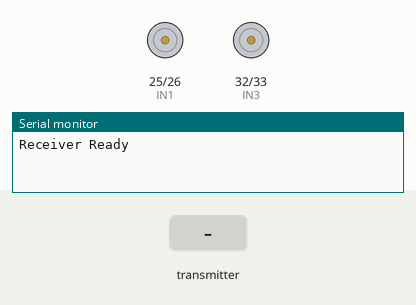
The sketch below on a simulated ESP32. On the bench: motor-driver pin pairs drawn as motors (green arrow = first pin HIGH = forward, orange = second pin HIGH = backward, longer = more drive, scaled by the enable pin), the last lines printed to the serial monitor. The test bench sets the inputs (shaded band).

Above: at 1.2 s.
1.3 s: the transmitter starts sending pitch = -100
At 2.1 s:
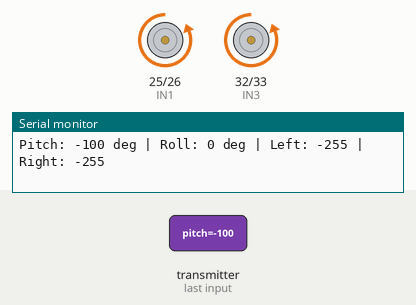
2.8 s: the transmitter starts sending roll = -100
At 3.2 s:
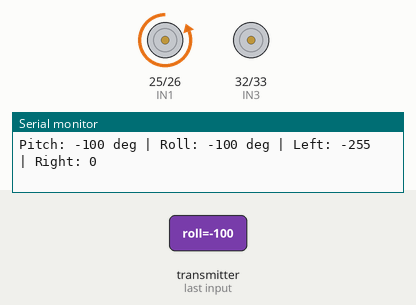
4.3 s: the transmitter starts sending pitch = 0
At 5.5 s:
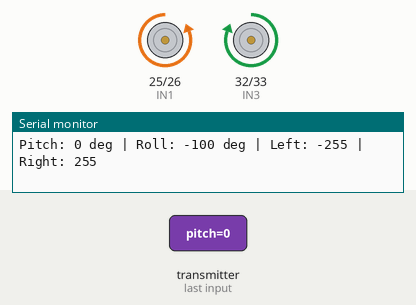
5.8 s: the transmitter starts sending roll = 100
At 6.7 s:
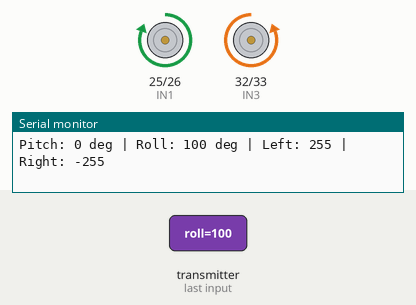
7.3 s: the transmitter starts sending pitch = 100
At 7.8 s:
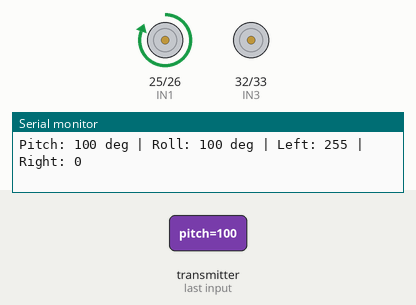
8.8 s: the transmitter starts sending roll = 0
At 10.2 s:
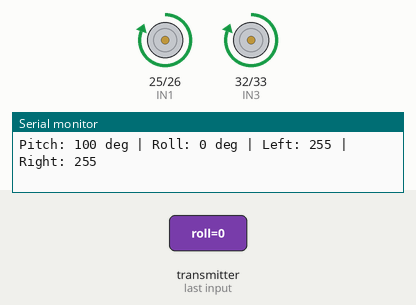
Timing chart, 0 to 11.3 s (numbered marks = the images above; inputs shaded):
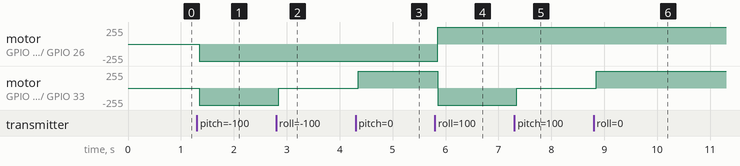

Measured:
- after the input at 1.3 s, motor on GPIO 25 (IN1) / GPIO 26 (IN2), motor on GPIO 32 (IN3) / GPIO 33 (IN4): stopped → backward 255/255 after 0.05 s
- after the input at 2.8 s, motor on GPIO 32 (IN3) / GPIO 33 (IN4): backward 255/255 → stopped after 0.05 s
- after the input at 4.3 s, motor on GPIO 32 (IN3) / GPIO 33 (IN4): stopped → forward 255/255 after 0.05 s
- after the input at 5.8 s, motor on GPIO 25 (IN1) / GPIO 26 (IN2): backward 255/255 → forward 255/255 after 0.05 s; motor on GPIO 32 (IN3) / GPIO 33 (IN4): forward 255/255 → backward 255/255 after 0.05 s
- after the input at 7.3 s, motor on GPIO 32 (IN3) / GPIO 33 (IN4): backward 255/255 → stopped after 0.05 s
- after the input at 8.8 s, motor on GPIO 32 (IN3) / GPIO 33 (IN4): stopped → forward 255/255 after 0.05 s

The sketch:

receiver_car.ino
```cpp
#include <esp_now.h>
#include <WiFi.h>


const int ENA = 27;
const int IN1 = 25;
const int IN2 = 26;

const int IN3 = 32;
const int IN4 = 33;
const int ENB = 4;

typedef struct PacketData {
  int8_t pitch;
  int8_t roll;
} PacketData;

PacketData receivedData;

void moveLeftMotor(int speed) {
  if (speed > 0) {
    digitalWrite(IN1, HIGH);
    digitalWrite(IN2, LOW);
    analogWrite(ENA, speed);
  } else if (speed < 0) {
    digitalWrite(IN1, LOW);
    digitalWrite(IN2, HIGH);
    analogWrite(ENA, abs(speed));
  } else {
    digitalWrite(IN1, LOW);
    digitalWrite(IN2, LOW);
    analogWrite(ENA, 0);
  }
}

void moveRightMotor(int speed) {
  if (speed > 0) {
    digitalWrite(IN3, HIGH);
    digitalWrite(IN4, LOW);
    analogWrite(ENB, speed);
  } else if (speed < 0) {
    digitalWrite(IN3, LOW);
    digitalWrite(IN4, HIGH);
    analogWrite(ENB, abs(speed));
  } else {
    digitalWrite(IN3, LOW);
    digitalWrite(IN4, LOW);
    analogWrite(ENB, 0);
  }
}

void OnDataRecv(const esp_now_recv_info_t *info, const uint8_t *incomingData, int len) {
  memcpy(&receivedData, incomingData, sizeof(receivedData));

  int pitch = receivedData.pitch;
  int roll  = receivedData.roll;

  int throttle = map(pitch, -90, 90, -255, 255);
  int steering = map(roll, -90, 90, -255, 255);

  int leftMotorSpeed  = throttle + steering;
  int rightMotorSpeed = throttle - steering;

  leftMotorSpeed  = constrain(leftMotorSpeed, -255, 255);
  rightMotorSpeed = constrain(rightMotorSpeed, -255, 255);


  if (leftMotorSpeed > 0 && leftMotorSpeed < 150)   leftMotorSpeed = 150;
  if (leftMotorSpeed < 0 && leftMotorSpeed > -150)  leftMotorSpeed = -150;

  if (rightMotorSpeed > 0 && rightMotorSpeed < 150)  rightMotorSpeed = 150;
  if (rightMotorSpeed < 0 && rightMotorSpeed > -150) rightMotorSpeed = -150;

  moveLeftMotor(leftMotorSpeed);
  moveRightMotor(rightMotorSpeed);

  Serial.printf("Pitch: %d deg | Roll: %d deg | Left: %d | Right: %d\n",
                pitch, roll, leftMotorSpeed, rightMotorSpeed);
}

void setup() {
  Serial.begin(115200);

  pinMode(ENA, OUTPUT);
  pinMode(ENB, OUTPUT);
  pinMode(IN1, OUTPUT);
  pinMode(IN2, OUTPUT);
  pinMode(IN3, OUTPUT);
  pinMode(IN4, OUTPUT);

  WiFi.mode(WIFI_STA);

  if (esp_now_init() != ESP_OK) {
    Serial.println("ESP-NOW Init Failed!");
    return;
  }

  esp_now_register_recv_cb(OnDataRecv);
  Serial.println("Receiver Ready");
}

void loop() {
}
```
